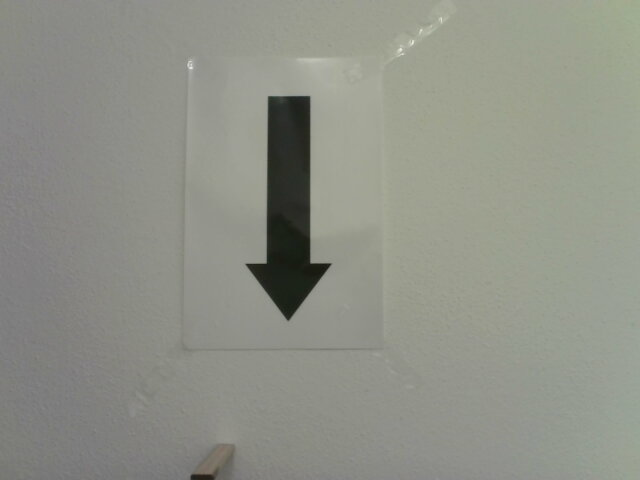
#> input picture 70_cm.jpg, 640 x 480 px, given in place of 2023-12-04-201531.webm, which was not available
$ jupyter execute --allow-errors get_pictures_for_cnn.ipynb   (shell and % lines are left out)   (text cells are left out)
#> lines starting #> are read from the running program, lines starting #| are printed output that depends on the picture; after the words box and inside, x2 and y2 are one past the last pixel; in counts of white or black regions, pixels touching at a corner belong together; pictures that were not available may be replaced by others from this repository, and a replacement may not be noted
[cell 1]
import numpy as np
import matplotlib.pyplot as plt

import random
import glob
from shutil import copy2
import os

import pathlib as pl
from datetime import datetime
from datetime import timezone

import cv2

from tensorflow.keras.preprocessing.image import load_img, img_to_array
from tensorflow.keras.preprocessing.image import ImageDataGenerator

[cell 2]
SIZE_FACTOR = 0.3
CRITICAL_DIST_FROM_OTHER_CENTER = 20
TARGET_SIZE = (24, 68)
AREA_BORDER = TARGET_SIZE[0] * TARGET_SIZE[1]
WIDTH_TO_HEIGHT = TARGET_SIZE[0] / TARGET_SIZE[1]
MIN_WIDTH_TO_HEIGHT = WIDTH_TO_HEIGHT * (1 - SIZE_FACTOR)
MAX_WIDTH_TO_HEIGHT = WIDTH_TO_HEIGHT * (1 + SIZE_FACTOR)

[cell 3]
RED = (0, 0, 255)
BLUE = (255, 0, 0)
PURPLE = (255, 0, 255)

[cell 4]
def prepare_rotation(min_rect):
    """
    Prepare portrait rotation. No difference between up and down.
    """
    width_to_height = min_rect[1][0] / min_rect[1][1]

    if width_to_height >= 1:
        return 90 - min_rect[2]
    else:
        return min_rect[2]

[cell 5]
def rotate_and_crop_min_rect(image, min_area_rect):
    factor = 1.3

    width_to_height = min_area_rect[1][0] / min_area_rect[1][1]
    if width_to_height >= 1:
        angle = -1 * (90 - min_area_rect[2])
    else:
        angle = min_area_rect[2]

    size_of_transformed_image = max(min_area_rect[1])
    min_needed_height = int(np.sqrt(2 * np.power(size_of_transformed_image, 2)))
    size = (min_needed_height, min_needed_height)

    box = cv2.boxPoints(min_area_rect)
    box = np.intp(box)

    x_coordinates_of_box = box[:,0]
    y_coordinates_of_box = box[:,1]
    x_min = min(x_coordinates_of_box)
    x_max = max(x_coordinates_of_box)
    y_min = min(y_coordinates_of_box)
    y_max = max(y_coordinates_of_box)

    center = (int((x_min+x_max)/2), int((y_min+y_max)/2))
    cropped = cv2.getRectSubPix(image, size, center)
    M = cv2.getRotationMatrix2D((size[0]/2, size[1]/2), angle, 1.0)
    cropped = cv2.warpAffine(cropped, M, size)

    width = round(min_area_rect[1][0])
    height = round(min_area_rect[1][1])

    if width_to_height >= 1:
        cropped_rotated = cv2.getRectSubPix(cropped, (int(factor * height), int(factor * width)), (size[0]/2, size[1]/2))
    else:
        cropped_rotated = cv2.getRectSubPix(cropped, (int(factor * width), int(factor * height)), (size[0]/2, size[1]/2))

    return cropped_rotated

[cell 6]
def check_contours_manually(cnts, frame, color):
    for num, contour in enumerate(cnts):
        con_frame = frame.copy()
        cv2.drawContours(con_frame, cnts, num, color, thickness=10)
        cv2.imshow('Frame',con_frame)
        key = cv2.waitKey(0) & 0xFF
        if key == ord('y'):
            return contour
        elif key == ord('q') or key == 27:
            return None
        elif key == ord('r'):
            return check_contours_manually(cnts, frame, color)

    return None

[cell 7]
def filter_and_extract_img_from_cnt(gray_img, con):
    min_rect = cv2.minAreaRect(con)
    center, size, angle = min_rect
    area = size[0] * size[1]

    if area < AREA_BORDER:
        return None

    low_value = min(size[0], size[1])
    high_value = max(size[0], size[1])
    width_to_height = low_value / high_value

    if MIN_WIDTH_TO_HEIGHT < width_to_height < MAX_WIDTH_TO_HEIGHT:
        cropped_img = rotate_and_crop_min_rect(gray_img, min_rect)
        small_img = cv2.resize(cropped_img, TARGET_SIZE)
        return small_img

    return None

[cell 8]
def filter_and_extract_norm_img_from_cnt(gray_img, con):
    small_img = filter_and_extract_img_from_cnt(gray_img, con)
    if small_img is not None:
        small_img = small_img / 255
        return small_img

    return None

[cell 9]
def extract_img_from_cnt(gray_img, cnt):
    min_rect = cv2.minAreaRect(cnt)
    cropped_img = rotate_and_crop_min_rect(gray_img, min_rect)
    small_img = cv2.resize(cropped_img, TARGET_SIZE)
    return small_img

[cell 10]
def get_current_time_string():
    return datetime.now(timezone.utc).strftime('%Y-%m-%d_%H-%M-%S-%f')

[cell 11]
video_path = '../../2023-09-01-163208.webm'

[cell 12]
video_path = '../../2023-12-04-201531.webm'

[cell 13]
from datetime import datetime
from datetime import timezone

import pdb

if not 'model' in dir():
    print('load model...')
    from keras.models import load_model
    model_filename = 'arrow_detection.h5'
    if pl.Path(model_filename).exists():
        print('loaded model')
    else:
        print('model not yet created')

if 'model' in dir():
    model.trainable = False

cap = cv2.VideoCapture(video_path)

if not cap.isOpened():
    cap.release()
    raise SystemExit()

frameRate = cap.get(5) #frame rate
abort = False
try:
    while cap.isOpened():
        frameId = cap.get(1)
        ret, frame = cap.read()
#> frame is the input picture: shape (480, 640, 3); mean B, G, R 135.7, 145.4, 143.3
        if ret == False:
            continue

        # Display the resulting frame
        cv2.imshow('Frame', frame)

        key = cv2.waitKey(25) & 0xFF
#> (key q is pressed here)

        # Press Q on keyboard to  exit
        if key == ord('q') or abort:
            break
        elif frameId % np.floor(frameRate/2) == 0:
            centers = []

            gray_img = cv2.cvtColor(frame, cv2.COLOR_BGR2GRAY)
            blurred = cv2.blur(gray_img, (3,3))

            sigma = 0.33
            v = np.median(blurred)

            #---- apply automatic Canny edge detection using the computed median----
            lower = int(max(0, (1.0 - sigma) * v))    #---- lower threshold
            upper = int(min(255, (1.0 + sigma) * v))  #---- upper threshold
            thresh_img = cv2.Canny(blurred, lower, upper)
            cnts, _ = cv2.findContours(thresh_img, cv2.RETR_TREE, cv2.CHAIN_APPROX_SIMPLE)

            filtered_norm_imgs = [] # TODO: use np.ma next time
            filtered_cnts = []
            pos_filtered_to_pos_source = {}
            pos_filtered = 0
            for pos_source, con in enumerate(cnts):
                small_img = filter_and_extract_norm_img_from_cnt(blurred, con)
                if small_img is not None:
                    filtered_cnts.append(con)
                    filtered_norm_imgs.append(small_img)
                    pos_filtered_to_pos_source[pos_filtered] = pos_source
                    pos_filtered += 1

            filtered_norm_imgs = np.array(filtered_norm_imgs)
            if 'model' in dir():
                prediction = model.predict(filtered_norm_imgs).flatten()
            else:
                prediction = [False] * len(filtered_norm_imgs)

            positive_contours = []
            negative_contours = []

            for idx, value in enumerate(prediction):
                idx_ = pos_filtered_to_pos_source[idx]
                if value >= 0.5:
                    M = cv2.moments(cnts[idx_])
                    center_x = M['m10'] // M['m00']
                    center_y = M['m01'] // M['m00']
                    #TODO: filter based on centers
                    too_close_to_other_center = False
                    for x, y in centers:
                        if x-CRITICAL_DIST_FROM_OTHER_CENTER < center_x < x+CRITICAL_DIST_FROM_OTHER_CENTER:
                            if y-CRITICAL_DIST_FROM_OTHER_CENTER < center_y < y+CRITICAL_DIST_FROM_OTHER_CENTER:
                                too_close_to_other_center = True
                                print(f'{center_x} and {center_y} are too close to another center')
                                break

                    if not too_close_to_other_center:
                        centers.append((center_x, center_y))
                        positive_contours.append(cnts[idx_])
                else:
                    negative_contours.append(cnts[idx_])

            con_frame = frame.copy()

            if len(positive_contours):
                cv2.drawContours(con_frame, positive_contours, -1, BLUE, thickness=10)
            if len(negative_contours):
                cv2.drawContours(con_frame, negative_contours, -1, RED, thickness=10)

            if len(positive_contours) > 1:
                cv2.putText(con_frame, f'many good values found; len(positive_contours)={len(positive_contours)}', (10,460), cv2.FONT_HERSHEY_SIMPLEX, .5, RED)
            elif len(positive_contours) == 1:
                cv2.putText(con_frame, f'one good values found; len(positive_contours)={len(positive_contours)}', (10,460), cv2.FONT_HERSHEY_SIMPLEX, .5, BLUE)
            else:
                cv2.putText(con_frame, f'no good value found; len(filtered_norm_imgs)={len(filtered_norm_imgs)}', (10,460), cv2.FONT_HERSHEY_SIMPLEX, .5, RED)

            cv2.imshow('Frame',con_frame)
            key = cv2.waitKey(0) & 0xFF

            if key == ord('n'):
                contour  = check_contours_manually(filtered_cnts, frame, PURPLE)
                if contour is not None:
                    small_img = extract_img_from_cnt(blurred, contour)
                    timestring = datetime.now(timezone.utc).strftime('%Y-%m-%d_%H-%M-%S-%f')
                    retval = cv2.imwrite(f'../original-positives/img_{timestring}.jpg', small_img)
                    if not retval:
                        raise ValueError(f'retval:{retval}')

            elif key == ord('y'):
                if len(positive_contours) == 1:
                    small_img = extract_img_from_cnt(blurred, positive_contours[0])
                    timestring = get_current_time_string()
                    retval = cv2.imwrite(f'../original-positives/img_{timestring}.jpg', small_img)
                    if not retval:
                        raise ValueError(f'retval:{retval}')

                else:
                    print('too many values -> no save')

            elif key == ord('q') or key == 27:
                abort = True
                break

except Exception as e:
    print(e)

cap.release()
cv2.destroyAllWindows()

print('done')

[cell 14]
cap.release()
cv2.destroyAllWindows()

[cell 15]
generated_versions = 70

#> (a cell that did not finish here is left out)

[cell 17]
path = pl.Path('../original-positives/')

#> (the rest of this cell did not finish here and is left out)

[cell 18]
neg_image_path = '../../raw-images'

[cell 19]
path = pl.Path(neg_image_path)

[cell 20]
for num, image_name in enumerate(path.iterdir()):
    big_neg_image = cv2.imread(str(image_name))
    if big_neg_image is None:
        print(f'could not load image {image_name}')
        break

    blurred = cv2.blur(big_neg_image, (3,3))
    gray_img = cv2.cvtColor(blurred, cv2.COLOR_BGR2GRAY)
    #thresh_img = cv2.adaptiveThreshold(gray_img, 255, cv2.ADAPTIVE_THRESH_GAUSSIAN_C, cv2.THRESH_BINARY, 21, 4)
    #thresh_img = cv2.Canny(gray_img, 100, 255)

    sigma = 0.33
    v = np.median(gray_img)
#> v = 148

    #---- apply automatic Canny edge detection using the computed median----
    lower = int(max(0, (1.0 - sigma) * v))    #---- lower threshold
#> lower = 99
    upper = int(min(255, (1.0 + sigma) * v))  #---- upper threshold
#> upper = 196
    thresh_img = cv2.Canny(gray_img, lower, upper)
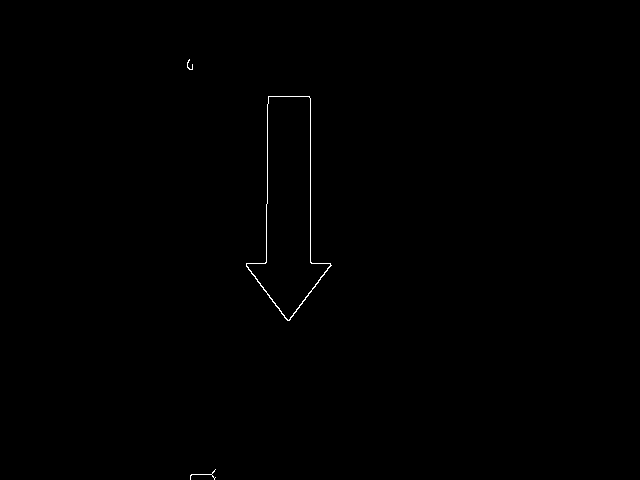
#> thresh_img: shape (480, 640); 0.22% white in thin lines or dots, all inside (x1, y1, x2, y2) = (187, 59, 332, 480)
    #plt.imshow(thresh_img)
    cnts, _ = cv2.findContours(thresh_img, cv2.RETR_TREE, cv2.CHAIN_APPROX_SIMPLE)
#> cnts = 4 contours, 2 with area under 20; largest, box (x1, y1, x2, y2) and area: (246, 96, 332, 321) 9798, (246, 96, 331, 321) 9712

    for con in cnts:
        small_img = filter_and_extract_img_from_cnt(gray_img, con)
        if small_img is not None:
            timestring = get_current_time_string()
            retval = cv2.imwrite(f'../../unused-neg/img_{timestring}.jpg', small_img)
            if not retval:
                raise ValueError(f'retval saving small img:{retval}')
#> this loop made 4 passes
#> (min_rect in filter_and_extract_img_from_cnt, area in filter_and_extract_img_from_cnt, low_value in filter_and_extract_img_from_cnt, high_value in filter_and_extract_img_from_cnt) on passes 2 to 3: (((281.2, 207.7), (84.46, 224.9), -7.17), 18992.6, 84.46, 224.9), (((295.5, 207.7), (224.7, 83.42), -82.52), 18743.4, 83.42, 224.7)
#> area in filter_and_extract_img_from_cnt on passes 1, 4: 250, 50
#> pass 2, in rotate_and_crop_min_rect, `cropped = cv2.getRectSubPix(image, size, center)`:
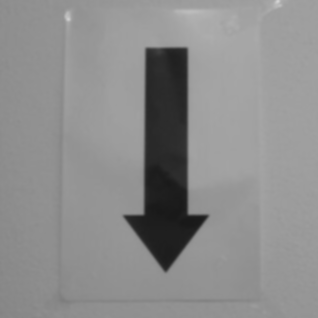
#> cropped: shape (318, 318); min 24, max 211, mean 140.4
#> pass 2, in rotate_and_crop_min_rect, `cropped = cv2.warpAffine(cropped, M, size)`:
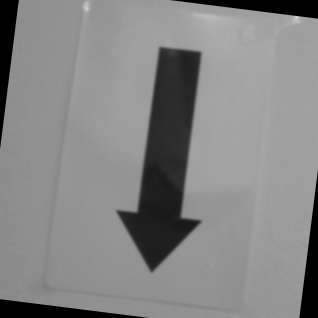
#> cropped: shape (318, 318); min 0, max 210, mean 132.2
#> pass 2, in rotate_and_crop_min_rect, `cropped_rotated = cv2.getRectSubPix(cropped, (int(factor * width), int..`:
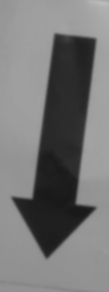
#> cropped_rotated: shape (292, 109); min 24, max 187, mean 117.8
#> pass 2, in filter_and_extract_img_from_cnt (call 2), `small_img = cv2.resize(cropped_img, TARGET_SIZE)`:
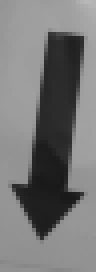
#> small_img: shape (68, 24) (shown 4 times larger); min 25, max 183, mean 117.7

    if num % 10 == 0:
        print(f'at least {num} raw images finished', end='\r')
